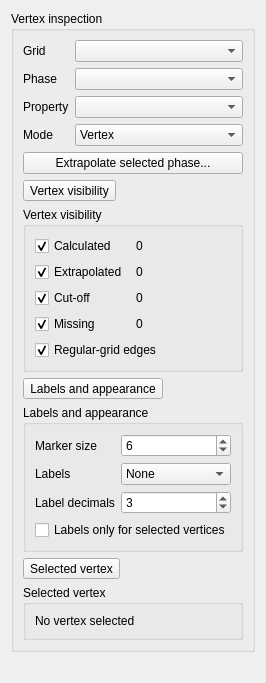
            <widget class="QWidget" name="contentVertexInspection">
             <layout class="QVBoxLayout" name="layoutVertexInspectionContent">
              <item>
               <widget class="QGroupBox" name="groupVertexInspection">
                <property name="title"><string>Vertex inspection</string></property>
                <property name="accessibleName"><string>Vertex inspection</string></property>
                <property name="accessibleDescription"><string>Select a field, inspect source vertices, or register interpolation queries.</string></property>
                <layout class="QVBoxLayout" name="layoutVertexInspection">
                 <item><layout class="QFormLayout" name="formViewerField"><item row="0" column="0"><widget class="QLabel" name="labelViewerGrid"><property name="text"><string>Grid</string></property></widget></item><item row="0" column="1"><widget class="QComboBox" name="comboViewerGrid"><property name="accessibleName"><string>Inspection grid</string></property><property name="accessibleDescription"><string>Select the source grid for vertex inspection.</string></property></widget></item><item row="1" column="0"><widget class="QLabel" name="labelViewerPhase"><property name="text"><string>Phase</string></property></widget></item><item row="1" column="1"><widget class="QComboBox" name="comboViewerPhase"><property name="accessibleName"><string>Inspection phase</string></property><property name="accessibleDescription"><string>Select the phase by stable identifier.</string></property></widget></item><item row="2" column="0"><widget class="QLabel" name="labelViewerProperty"><property name="text"><string>Property</string></property></widget></item><item row="2" column="1"><widget class="QComboBox" name="comboViewerProperty"><property name="accessibleName"><string>Inspection property</string></property><property name="accessibleDescription"><string>Select the scalar property to inspect.</string></property></widget></item><item row="3" column="0"><widget class="QLabel" name="labelViewerMode"><property name="text"><string>Mode</string></property></widget></item><item row="3" column="1"><widget class="QComboBox" name="comboViewerMode"><property name="accessibleName"><string>Viewer interaction mode</string></property><property name="accessibleDescription"><string>Choose Vertex selection and editing or Interpolate query mode.</string></property><item><property name="text"><string>Vertex</string></property></item><item><property name="text"><string>Interpolate</string></property></item></widget></item><item row="4" column="0" colspan="2"><widget class="QPushButton" name="buttonViewerExtrapolatePhase"><property name="text"><string>Extrapolate selected phase...</string></property><property name="toolTip"><string>Preview and materialize regular-mesh extrapolation for the selected phase and property.</string></property><property name="accessibleName"><string>Extrapolate selected phase</string></property><property name="accessibleDescription"><string>Opens a non-mutating regular-grid extrapolation preview for the selected Viewer phase.</string></property></widget></item></layout></item>
                 <item><widget class="QToolButton" name="toggleViewerVertexVisibilitySection"><property name="text"><string>Vertex visibility</string></property><property name="toolButtonStyle"><enum>Qt::ToolButtonTextBesideIcon</enum></property><property name="checkable"><bool>true</bool></property><property name="accessibleName"><string>Vertex visibility section</string></property><property name="accessibleDescription"><string>Expand or collapse the Vertex visibility controls.</string></property></widget></item><item><widget class="QGroupBox" name="groupViewerVertexVisibility"><property name="title"><string>Vertex visibility</string></property><layout class="QGridLayout" name="layoutViewerVertexVisibility"><item row="0" column="0"><widget class="QCheckBox" name="checkViewerCalculated"><property name="text"><string>Calculated</string></property><property name="checked"><bool>true</bool></property><property name="accessibleName"><string>Show calculated vertices</string></property><property name="accessibleDescription"><string>Show finite calculated source values.</string></property></widget></item><item row="0" column="1"><widget class="QLabel" name="labelViewerCalculatedCount"><property name="text"><string>0</string></property></widget></item><item row="1" column="0"><widget class="QCheckBox" name="checkViewerExtrapolated"><property name="text"><string>Extrapolated</string></property><property name="checked"><bool>true</bool></property><property name="accessibleName"><string>Show extrapolated vertices</string></property><property name="accessibleDescription"><string>Show provenance-carrying extrapolated source values.</string></property></widget></item><item row="1" column="1"><widget class="QLabel" name="labelViewerExtrapolatedCount"><property name="text"><string>0</string></property></widget></item><item row="2" column="0"><widget class="QCheckBox" name="checkViewerCutOff"><property name="text"><string>Cut-off</string></property><property name="checked"><bool>true</bool></property><property name="accessibleName"><string>Show cut-off vertices</string></property><property name="accessibleDescription"><string>Show CO classified source values.</string></property></widget></item><item row="2" column="1"><widget class="QLabel" name="labelViewerCutOffCount"><property name="text"><string>0</string></property></widget></item><item row="3" column="0"><widget class="QCheckBox" name="checkViewerMissing"><property name="text"><string>Missing</string></property><property name="checked"><bool>true</bool></property><property name="accessibleName"><string>Show missing vertices</string></property><property name="accessibleDescription"><string>Show NA classified source values.</string></property></widget></item><item row="3" column="1"><widget class="QLabel" name="labelViewerMissingCount"><property name="text"><string>0</string></property></widget></item><item row="4" column="0" colspan="2"><widget class="QCheckBox" name="checkViewerRegularGridEdges"><property name="text"><string>Regular-grid edges</string></property><property name="checked"><bool>true</bool></property><property name="accessibleName"><string>Show regular-grid edges</string></property><property name="accessibleDescription"><string>Show sampling-grid geometry on the ternary canvas.</string></property></widget></item></layout></widget></item>
                 <item><widget class="QToolButton" name="toggleViewerLabelsAppearanceSection"><property name="text"><string>Labels and appearance</string></property><property name="toolButtonStyle"><enum>Qt::ToolButtonTextBesideIcon</enum></property><property name="checkable"><bool>true</bool></property><property name="accessibleName"><string>Labels and appearance section</string></property><property name="accessibleDescription"><string>Expand or collapse the Labels and appearance controls.</string></property></widget></item><item><widget class="QGroupBox" name="groupViewerLabelsAppearance"><property name="title"><string>Labels and appearance</string></property><property name="accessibleName"><string>Vertex labels and appearance</string></property><property name="accessibleDescription"><string>Configure source vertex markers and labels.</string></property><layout class="QFormLayout" name="formViewerLabels"><item row="0" column="0"><widget class="QLabel" name="labelViewerMarkerSize"><property name="text"><string>Marker size</string></property></widget></item><item row="0" column="1"><widget class="QSpinBox" name="spinViewerMarkerSize"><property name="minimum"><number>2</number></property><property name="maximum"><number>20</number></property><property name="value"><number>6</number></property><property name="accessibleName"><string>Vertex marker size</string></property><property name="accessibleDescription"><string>Set the source vertex marker size.</string></property></widget></item><item row="1" column="0"><widget class="QLabel" name="labelViewerLabelMode"><property name="text"><string>Labels</string></property></widget></item><item row="1" column="1"><widget class="QComboBox" name="comboViewerLabelMode"><property name="accessibleName"><string>Vertex label mode</string></property><property name="accessibleDescription"><string>Choose the information rendered beside source vertices.</string></property><item><property name="text"><string>None</string></property></item><item><property name="text"><string>Value</string></property></item><item><property name="text"><string>State</string></property></item><item><property name="text"><string>Row index</string></property></item><item><property name="text"><string>Value + state</string></property></item></widget></item><item row="2" column="0"><widget class="QLabel" name="labelViewerLabelDecimals"><property name="text"><string>Label decimals</string></property></widget></item><item row="2" column="1"><widget class="QSpinBox" name="spinViewerLabelDecimals"><property name="minimum"><number>0</number></property><property name="maximum"><number>12</number></property><property name="value"><number>3</number></property><property name="accessibleName"><string>Vertex label decimals</string></property><property name="accessibleDescription"><string>Set decimal places for displayed calculated labels.</string></property></widget></item><item row="3" column="0" colspan="2"><widget class="QCheckBox" name="checkViewerLabelsSelectedOnly"><property name="text"><string>Labels only for selected vertices</string></property><property name="accessibleName"><string>Limit labels to selected vertices</string></property><property name="accessibleDescription"><string>Render source labels only for selected vertices.</string></property></widget></item></layout></widget></item>
                 <item><widget class="QToolButton" name="toggleViewerSelectedVertexSection"><property name="text"><string>Selected vertex</string></property><property name="toolButtonStyle"><enum>Qt::ToolButtonTextBesideIcon</enum></property><property name="checkable"><bool>true</bool></property><property name="accessibleName"><string>Selected vertex section</string></property><property name="accessibleDescription"><string>Expand or collapse the Selected vertex controls.</string></property></widget></item><item><widget class="QGroupBox" name="groupViewerSelectedVertex"><property name="title"><string>Selected vertex</string></property><layout class="QVBoxLayout" name="layoutViewerSelectedVertex"><item><widget class="QLabel" name="labelViewerSelectedVertex"><property name="text"><string>No vertex selected</string></property><property name="wordWrap"><bool>true</bool></property><property name="accessibleName"><string>Selected vertex details</string></property><property name="accessibleDescription"><string>Read-only composition, phase, property, state, value, and note for the selected source vertex.</string></property></widget></item></layout></widget></item>
                </layout>
               </widget>
              </item><item><spacer name="vertexInspectionSpacer"><property name="orientation"><enum>Qt::Vertical</enum></property><property name="sizeHint" stdset="0"><size><width>20</width><height>20</height></size></property></spacer></item>
             </layout>
            </widget>
